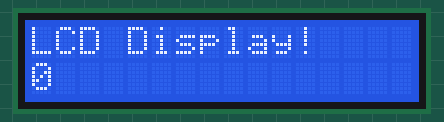
This sketch was run on a simulated Arduino Uno, built with avr-gcc and run on an emulated ATmega328P. Shown: 16×2 character LCD.

Above: at 0.1 s.
At 4.1 s:
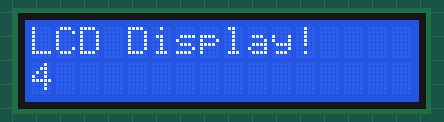
At 9.1 s:
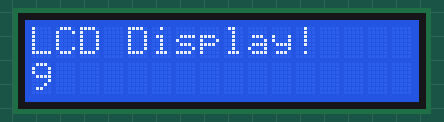
At 19.1 s:
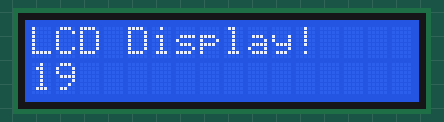
At 28.1 s:
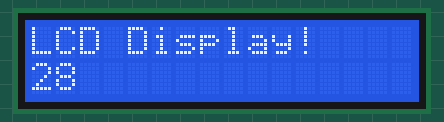
At 38.1 s:
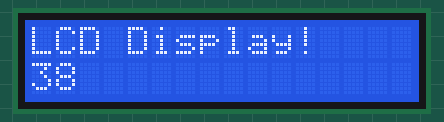

Measured:
- what the display in image 1 shows lasts 1.0 s, from 4.1 s to 5.1 s

The sketch:

Simple_LCD_Message_Display.ino
```cpp
#include <LiquidCrystal.h> // LCD Library
LiquidCrystal lcd(9,8,10,11,12,13); // Pins Locations

void setup() {
  // set up the LCD's number of columns and rows:
  lcd.begin(16, 2);     // Begin lcd first ,Size is 16*2
  // Print a message to the LCD.
  lcd.print("LCD Display!");  //Display this message on LCD
}

void loop() {
  // set the Cursor to Line#1,Column#0
  // (NOTE: Line# 1 is the Second Row, Since Counting begins with 0):
  lcd.setCursor(0, 1);
  // Print the number of seconds since Reset:
  lcd.print(millis() / 1000);
    delay(1000);// 1000 milli seconds
}
```
